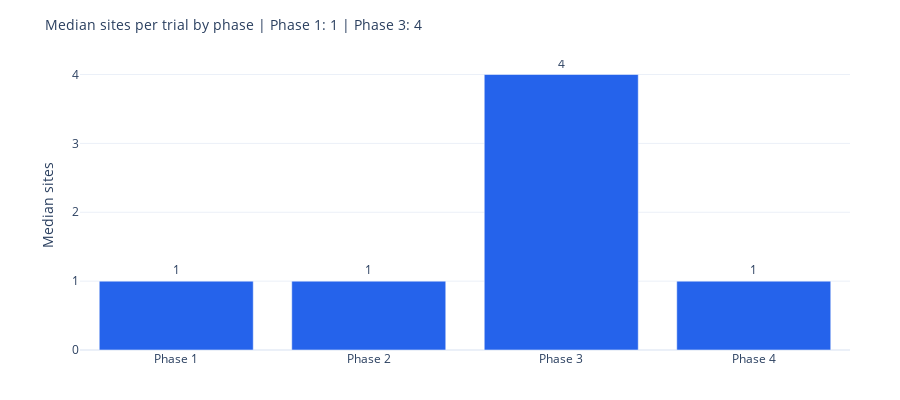

Here is the notebook cell this chart was saved with:
### Code cell
# ============================================================
# 4.2 Visualization: median sites by phase
# ============================================================

# Focus on main clinical phases
main_phases = ['Phase 1', 'Phase 2', 'Phase 3', 'Phase 4']
plot_data = phase_summary[phase_summary['phase_group'].isin(main_phases)].copy()

# Get key values for title
p1_sites = plot_data.loc[plot_data['phase_group'] == 'Phase 1', 'median_sites'].values
p3_sites = plot_data.loc[plot_data['phase_group'] == 'Phase 3', 'median_sites'].values

p1_val = int(p1_sites[0]) if len(p1_sites) > 0 else 'N/A'
p3_val = int(p3_sites[0]) if len(p3_sites) > 0 else 'N/A'

fig_phase = go.Figure()

fig_phase.add_trace(go.Bar(
    x=plot_data['phase_group'].astype(str),
    y=plot_data['median_sites'],
    marker_color=DEFAULT_COLORS[0],
    text=[f"{v:.0f}" for v in plot_data['median_sites']],
    textposition='outside',
    hovertemplate='<b>%{x}</b><br>Median sites: %{y:.0f}<extra></extra>',
))

fig_phase.update_layout(
    title=dict(
        text=f"Median sites per trial by phase | Phase 1: {p1_val} | Phase 3: {p3_val}",
        font=dict(size=14)
    ),
    xaxis=dict(title=None, tickfont=dict(size=12)),
    yaxis=dict(title='Median sites', rangemode='tozero'),
    height=400,
    template='plotly_white',
    margin=dict(t=60, b=50, r=50),
)
fig_phase.show()

### Figure 1 — Plotly figure (JSON) as saved in the notebook; plotly's stock layout.template omitted (floating-point values rounded to 4 significant figures)
{"data": [{"hovertemplate": "<b>%{x}</b><br>Median sites: %{y:.0f}<extra></extra>", "marker": {"color": "#2563eb"}, "text": ["1", "1", "4", "1"], "textposition": "outside", "type": "bar", "x": ["Phase 1", "Phase 2", "Phase 3", "Phase 4"], "y": [1.0, 1.0, 4.0, 1.0]}], "layout": {"height": 400, "margin": {"b": 50, "r": 50, "t": 60}, "title": {"font": {"size": 14}, "text": "Median sites per trial by phase | Phase 1: 1 | Phase 3: 4"}, "xaxis": {"tickfont": {"size": 12}, "title": {}}, "yaxis": {"rangemode": "tozero", "title": {"text": "Median sites"}}}}
